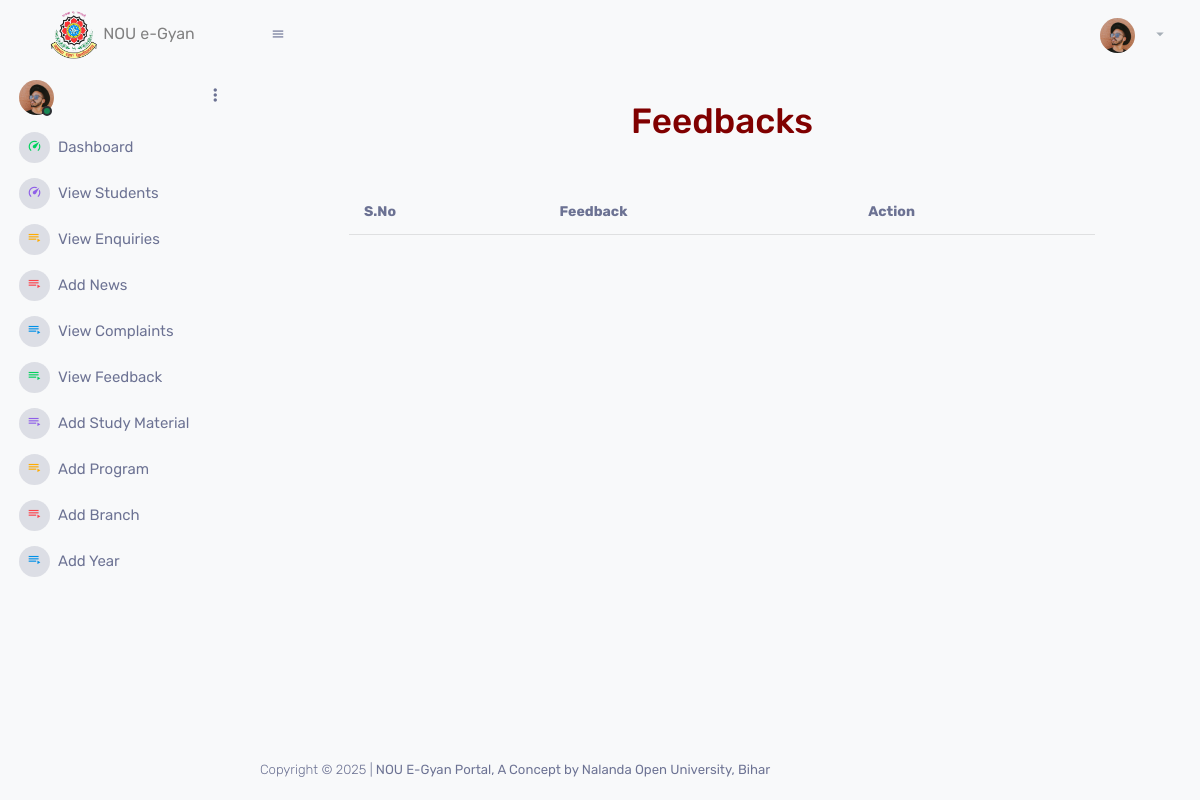
Before: /adminapp/viewfeedback/ with the older database file.
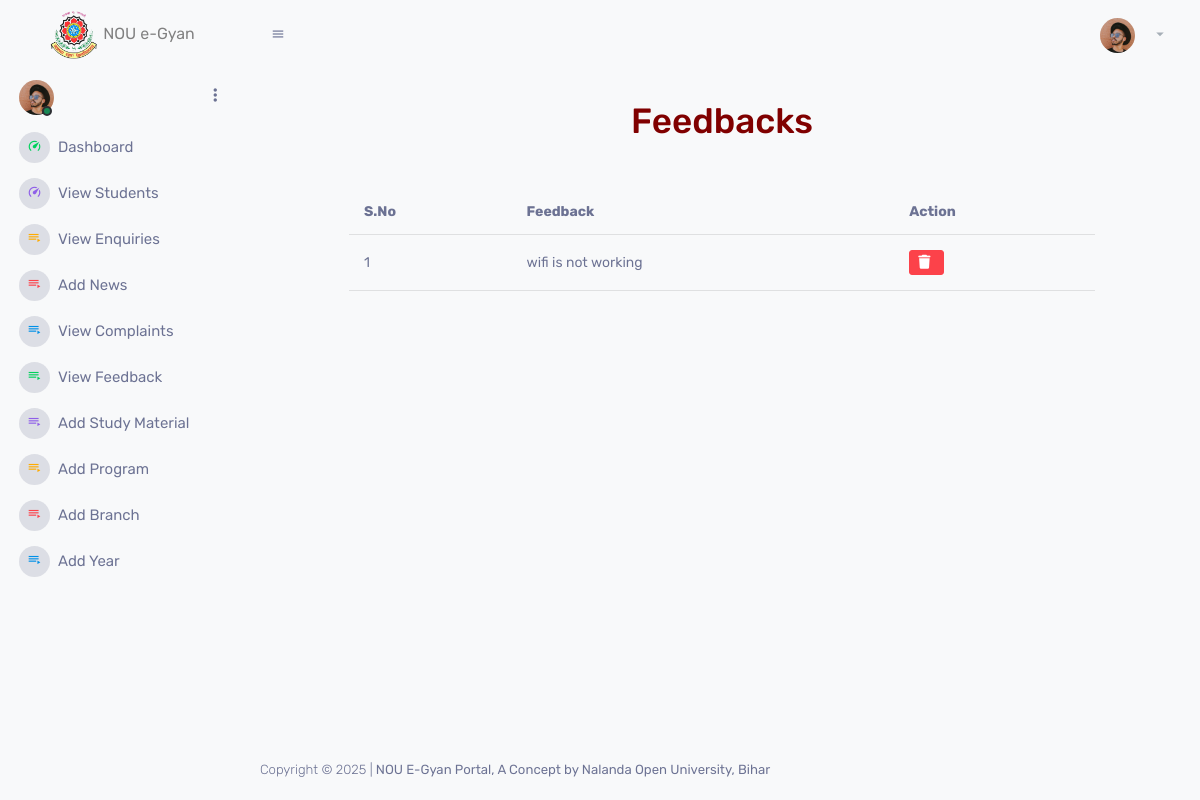
After: the same page with the newer database file.
### studentapp/models.py (models this page shows)
class Feedback(models.Model):
    fid=models.AutoField(primary_key=True)
    fdesc=models.CharField(max_length=200)

### adminapp/views.py (the view)
# urls.py: path('viewfeedback/',views.viewfeedback,name="viewfeedback"),
def viewfeedback(request):
    feed=Feedback.objects.all()
    return render(request,'viewfeedback.html', locals())

### adminapp/templates/viewfeedback.html
{% extends "adminparent.html" %}
{% block body %}
    <div class="row">
        <div class="col-sm-12">
            <h1 style="text-align:center; color: maroon;">Feedbacks</h1>
             <div class="row my-5">
              <div class="col-sm-10 mx-auto table-responsive">
                <table class="table table-light bg-light">
                  <tr>
                    <th>S.No</th>
                    <th>Feedback</th>
                    <th>Action</th>
                  </tr>
                  {% for n in feed %}
                  <tr>
                    <td>{{forloop.counter}}</td>
                    <td>{{n.fdesc}}</td>
                    <td><a href="{%url 'adminapp:delfeedback' n.fid%}" class="btn btn-sm btn-danger"><i class="fa fa-trash"></i></a></td>
                  </tr>
                  {%endfor%}
                </table>
              </div>
             </div>
        </div>
    </div>
{% endblock body %}

Changed rows visible on the page:
added Feedback: fdesc "wifi is not working"
